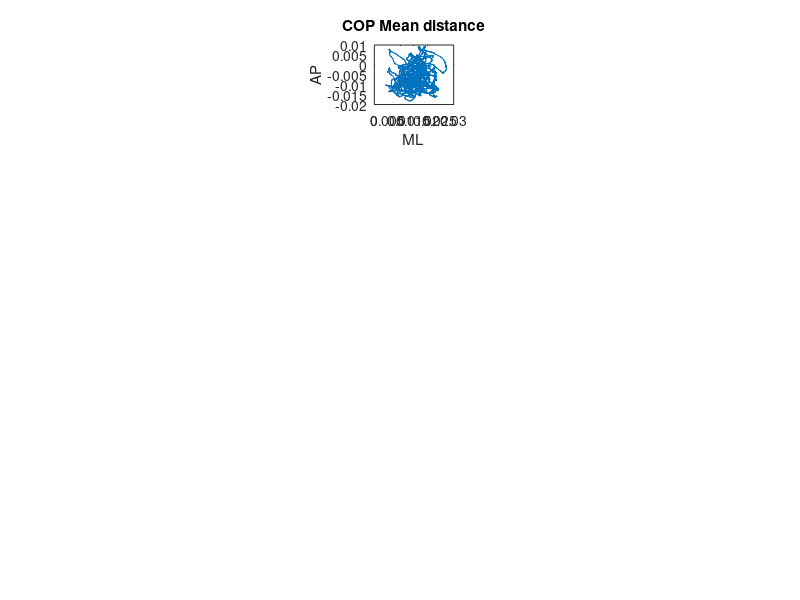

The MATLAB source for this figure:

% step 3
load matlab.mat
ML= COPx;
AP= COPy;
Yn = COPx - mean(AP);
Xn = COPy - mean(ML);
COV = sum(Xn.*Yn) / length(Yn); 
Rn = sqrt(Xn.^2 + Yn.^2);

subplot(5,5,3);
plot(COPx,COPy);
xlabel('ML');
ylabel('AP');
title('COP Mean distance')